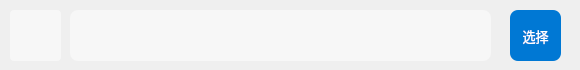
<?xml version="1.0" encoding="UTF-8"?>
<ui version="4.0">
 <class>MCSL2_SubWidget_ScrollArea_Select</class>
 <widget class="QWidget" name="MCSL2_SubWidget_ScrollArea_Select">
  <property name="geometry">
   <rect>
    <x>0</x>
    <y>0</y>
    <width>580</width>
    <height>70</height>
   </rect>
  </property>
  <property name="windowTitle">
   <string>MCSL 2</string>
  </property>
  <widget class="QWidget" name="GraphWidget" native="true">
   <property name="geometry">
    <rect>
     <x>10</x>
     <y>10</y>
     <width>51</width>
     <height>51</height>
    </rect>
   </property>
   <property name="styleSheet">
    <string notr="true">QWidget{
	background-color: rgb(247, 247, 247);
	border-radius: 4px;
}</string>
   </property>
  </widget>
  <widget class="QWidget" name="IntroductionWidget" native="true">
   <property name="geometry">
    <rect>
     <x>70</x>
     <y>10</y>
     <width>421</width>
     <height>51</height>
    </rect>
   </property>
   <property name="styleSheet">
    <string notr="true">QWidget
{
	background-color: rgb(247, 247, 247);
	border-radius: 8px
}</string>
   </property>
  </widget>
  <widget class="QPushButton" name="Select_PushButton">
   <property name="geometry">
    <rect>
     <x>510</x>
     <y>10</y>
     <width>51</width>
     <height>51</height>
    </rect>
   </property>
   <property name="font">
    <font>
     <family>Microsoft YaHei UI</family>
     <pointsize>10</pointsize>
    </font>
   </property>
   <property name="cursor">
    <cursorShape>PointingHandCursor</cursorShape>
   </property>
   <property name="styleSheet">
    <string notr="true">QPushButton
{
	background-color: rgb(0, 120, 212);
	border-radius: 8px;
	color: rgb(255, 255, 255);
}
QPushButton:hover
{
    background-color: rgb(0, 110, 212);
	border-radius: 8px;
    color: rgb(255, 255, 255);
}
QPushButton:pressed
{
    background-color: rgb(0, 100, 212);
	border-radius: 8px;
    color: rgb(255, 255, 255);
}</string>
   </property>
   <property name="text">
    <string>选择</string>
   </property>
   <property name="flat">
    <bool>false</bool>
   </property>
  </widget>
 </widget>
 <resources>
  <include location="MCSL2_Icon.qrc"/>
 </resources>
 <connections/>
</ui>
